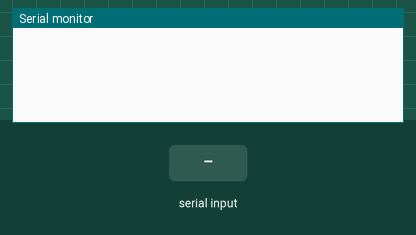
Recording of a sketch running on a simulated Arduino Mega 2560, built with avr-gcc and run on an emulated ATmega2560. Parts: the last lines printed to the serial monitor. The inputs (shaded band) are chosen by the test bench. The modem accepts every AT command (registered, SIM ready, sends succeed) and sends nothing else.

Above: at 1.2 s.
1.3 s: "+\n" received over Serial
At 1.9 s:
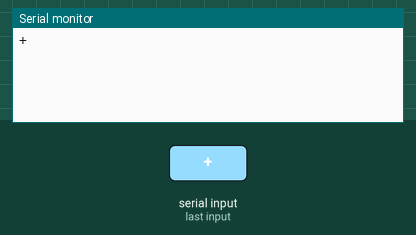
3.5 s: "90,45\n" received over the second serial link
At 3.9 s:
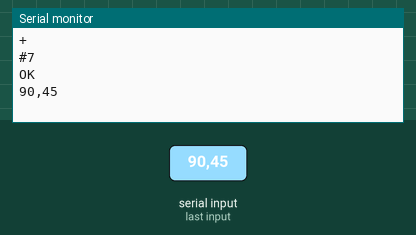
5.0 s: "T90\n" received over Serial
At 5.9 s:
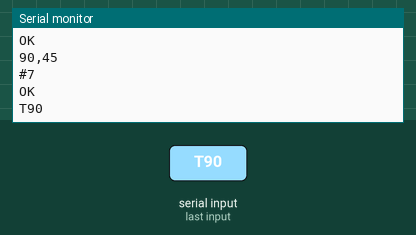
6.5 s: "T,45\n" received over the second serial link
At 7.6 s:
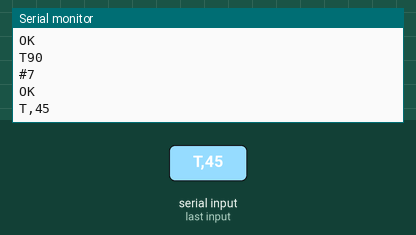
8.0 s: "D90\n" received over Serial
9.5 s: "D,45\n" received over the second serial link
At 10.0 s:
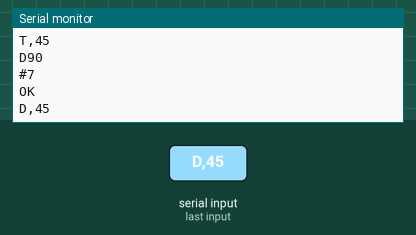

Measured:
- after the input at 1.3 s, the serial monitor: prints a new line at once (image 1)
- after the input at 3.5 s, the serial monitor: prints a new line at once (image 2)
- after the input at 5.0 s, the serial monitor: prints a new line at once (image 3)
- after the input at 6.5 s, the serial monitor: prints a new line after 0.05 s (image 4)
- after the input at 9.5 s, the serial monitor: prints a new line after 0.06 s (image 5)

The sketch:

request_AT.ino
```cpp
#include <SoftwareSerial.h>
const int rxpin = 2; // 接收 pin
const int txpin = 3; // 發送 pin

int bluetoothStatus = 7;
int times = 0;

SoftwareSerial Serial2(rxpin, txpin); // 建立虛擬序列埠

void setup() {
  Serial.begin(9600);
  Serial2.begin(9600);
}

void loop() {
  while (Serial.available()){
    char in = Serial.read();
    Serial2.print(in);
    Serial.print(in);
  }
  String inS="";
  while (Serial2.available()){
    char in = Serial2.read();
    if (in!='+') Serial.print(in);
    else if (in=='+'){
      while(Serial2.available()){
        char iin = Serial2.read();
        Serial.print(iin);
        inS += iin;
      }
      inS.replace("OK","");
      inS.replace("\n","");
      inS.replace("STATE","");
      inS.replace(":","");
      inS.replace("=","");
      inS.replace(" ","");

      if (inS.length()>3){
        char a3 = inS[3];
        if (a3 =='T') bluetoothStatus = 0; //INITIALIZING
        else if (a3 =='D') bluetoothStatus = 1; //READY
        else if (a3 =='U') bluetoothStatus = 2; //INQUIRING
        else if (a3 =='R') bluetoothStatus = 3; //PAIRABLE
        else if (a3 =='N') {
          char a8 = inS[8];
          if (a8 =='N') bluetoothStatus = 4; //CONNECTING
          else if (a8 =='D') bluetoothStatus = 5; //CONNECTED
        }
      }
      else bluetoothStatus = inS.toInt();
    }
  }

  if (millis()/2000>times) {
    Serial2.println("AT+STATE");
    Serial.print("#");
    Serial.println(bluetoothStatus);
    times++;
  }

  delay(100);

}
```
